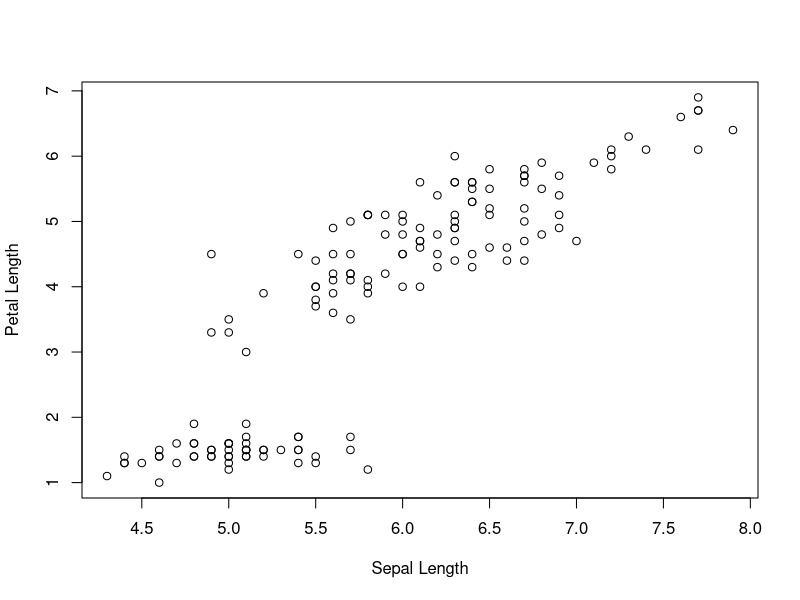

Source code (R):
## ---- chunk 1
knitr::opts_chunk$set(echo = TRUE, message=FALSE, warning=FALSE)
## ---- chunk 2
library(knitr)
## ---- chunk 3
data(iris)
summary(iris)
## ---- chunk 4
data(iris)
kable(summary(iris))
## ---- chunk 5
lcorr <- cor(iris$Sepal.Length, iris$Petal.Length)
lcorr
wcorr <- cor(iris$Sepal.Width, iris$Petal.Width)
wcorr
## ---- chunk 6
plot(iris$Sepal.Length, iris$Petal.Length,
     xlab = "Sepal Length", ylab = "Petal Length")
